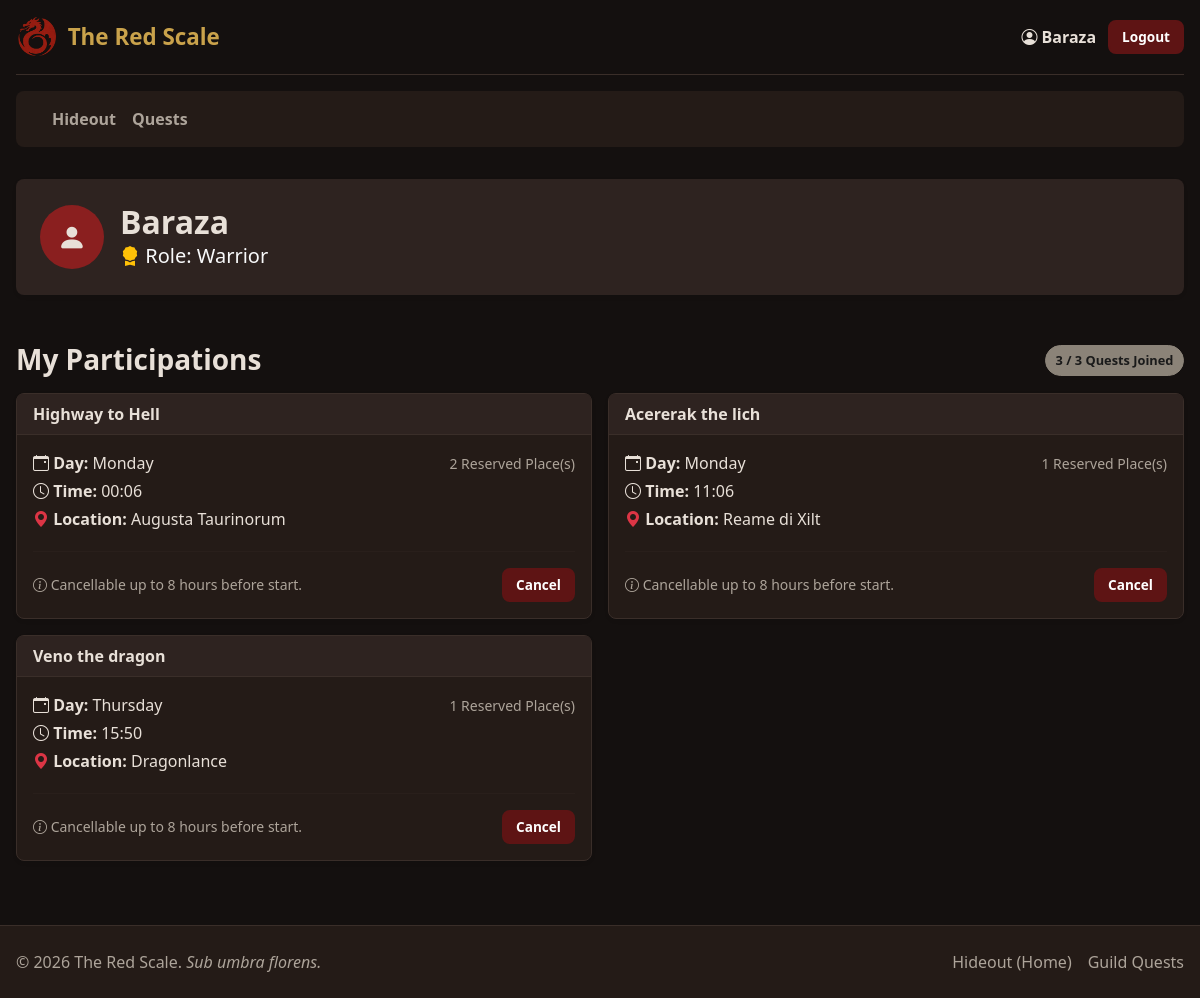
Page /profile (signed in) on the committed database.
### tables this page shows
CREATE TABLE "users" (
	"id"	INTEGER NOT NULL,
	"name"	TEXT NOT NULL,
	"email"	TEXT NOT NULL UNIQUE,
	"password"	TEXT NOT NULL,
	"role"	INTEGER,
	"priority"	INTEGER NOT NULL,
	PRIMARY KEY("id" AUTOINCREMENT)
);

CREATE TABLE "participations" (
	"id"	INTEGER NOT NULL UNIQUE,
	"user_id"	INTEGER NOT NULL,
	"session_id"	INTEGER NOT NULL,
	"role"	INTEGER NOT NULL,
	"places"	INTEGER NOT NULL,
	PRIMARY KEY("id" AUTOINCREMENT),
	FOREIGN KEY("session_id") REFERENCES "sessions"("quest_id"),
	FOREIGN KEY("user_id") REFERENCES "users"("id")
);

CREATE TABLE "quests" (
	"id"	INTEGER NOT NULL UNIQUE,
	"title"	TEXT NOT NULL,
	"duration"	INTEGER NOT NULL,
	"type"	TEXT NOT NULL,
	"difficulty"	TEXT NOT NULL,
	"description"	TEXT NOT NULL,
	"img"	TEXT NOT NULL,
	PRIMARY KEY("id" AUTOINCREMENT)
);

### app.py (the view)
@app.route("/profile")
@login_required
def profile():
    if current_user.priority == 1:
        stats = quests_dao.get_master_statistics()
        sessions = quests_dao.get_master_sessions()
        most_requested_roles = quests_dao.get_most_requested_role_per_session()
        for session in sessions:
            session_start = get_next_session_datetime(session['day'], session['time'])
            time_diff = session_start - datetime.now()
            session['time_locked'] = time_diff < timedelta(hours=8)
            identificativo = session.get('session_id', session.get('id', 0))
            session['most_requested_role'] = most_requested_roles.get(identificativo, "None yet")
        return render_template("profile.html", stats=stats, sessions=sessions)
    elif current_user.priority == 0:
        participations = quests_dao.get_user_participations(current_user.id)
        return render_template("profile.html", participations=participations)
    else:
        return redirect(url_for("council_dashboard"))

### app.py (called while the page is built)
@login_manager.user_loader
def load_user(user_id):
    db_user = users_dao.get_user_by_id(user_id)
    if db_user:
        return User(
            id=db_user["id"],
            name=db_user["name"],
            email=db_user["email"],
            password=db_user["password"],
            role=db_user["role"],
            priority=db_user["priority"]
        )
    return None

### quests_dao.py (called while the page is built)
def get_db_connection():
    conn = sqlite3.connect(DB_NAME)
    conn.row_factory = sqlite3.Row
    return conn

def get_user_participations(user_id):
    query = """
        SELECT p.id as part_id, q.title, s.day, s.time, s.location, p.role, p.places
        FROM participations p
        JOIN sessions s ON p.session_id = s.id
        JOIN quests q ON s.quest_id = q.id
        WHERE p.user_id = ?
        ORDER BY s.day, s.time
    """
    conn = get_db_connection()
    cursor = conn.cursor()
    cursor.execute(query, (user_id,))
    participations = cursor.fetchall()
    conn.close()
    return participations

### users_dao.py (called while the page is built)
def get_user_by_id(user_id):
    query = "SELECT * FROM users WHERE id = ?"
    conn = sqlite3.connect(DB_NAME)
    conn.row_factory = sqlite3.Row
    cursor = conn.cursor()
    cursor.execute(query, (user_id,))
    db_user = cursor.fetchone()
    conn.commit()
    cursor.close()
    conn.close()
    return db_user

### templates/profile.html (shortened to what this page needs)
{% extends 'base.html' %}
{% block content %}
<div class="col-12 mb-4">
  <div class="card shadow-sm border-0 bg-dark text-white">
    <div class="card-body d-flex align-items-center gap-3 p-4">
      <div class="cult-avatar">
        <i class="bi bi-person-fill"></i>
      </div>
      <div>
        <h2 class="mb-0 fw-bold">{{ current_user.name }}</h2>
        <p class="mb-0 text-light fs-5">
          {% if current_user.priority == 0%}
          <i class="bi bi-award-fill text-warning"></i>
          Role: <span class="text-capitalize">{% if current_user.role == 1 %} Warrior {% elif current_user.role == 2%}
            Mage {% else %} Healer {% endif %}</span>
          {% endif %}
        </p>
      </div>
    </div>
  </div>
</div>
{% if current_user.priority == 1 %}
<div class="col-12">
  <h3 class="mb-3"><i class="bi bi-journal-bookmark-fill"></i> Scheduled Quest Sessions</h3>
  <p class="text-muted">Manage your weekly program and view participation statistics.</p>
  {% if sessions %}
  <div class="row row-cols-1 g-4">
    {% for session in sessions %}
    <div class="col">
      <div class="card shadow-sm border-secondary">
        <div class="card-header bg-light d-flex justify-content-between align-items-center">
          <h5 class="mb-0 text-primary fw-bold">{{ session.title }}</h5>
          <span class="cult-badge badge-dark">{{ session.day }} - {{ session.time }}</span>
        </div>
        <div class="card-body row">
          <div class="col-md-5 border-end">
            <p><i class="bi bi-geo-alt-fill text-danger"></i> <strong>Location:</strong> {{ session.location }}</p>
            <div class="mt-3">
              {% if session.total_participants > 0 %}
              <button class="btn-cult btn-cult-outline btn-cult-sm" disabled title="Cannot modify: adventurers have joined">
                <i class="bi bi-lock-fill"></i> Locked (Has Participants)
              </button>
              {% elif session.time_locked %}
              <button class="btn-cult btn-cult-outline btn-cult-sm" disabled title="Cannot modify: starts in less than 8 hours">
                <i class="bi bi-clock-history"></i> Locked (Starts Soon)
              </button>
              {% else %}
              <a href="{{ url_for('edit_session', session_id=session.session_id) }}" class="btn-cult btn-cult-secondary btn-cult-sm">
                <i class="bi bi-pencil"></i> Edit
              </a>
              <a href="{{ url_for('delete_session', session_id=session.session_id) }}"
                class="btn-cult btn-cult-danger-outline btn-cult-sm">
                <i class="bi bi-trash"></i> Cancel
              </a>
              {% endif %}
            </div>
          </div>
          <div class="col-md-7 ps-md-4 mt-3 mt-md-0">
            <h6 class="fw-bold"><i class="bi bi-bar-chart-fill"></i> Session Statistics</h6>
            <ul class="list-unstyled mb-0 small">
              <li class="mb-1">
                <strong>Total Reserved Places:</strong>
                <span class="cult-badge badge-gold">{{ session.total_participants }}</span>
              </li>
              <li class="mb-2">
                <strong>Most Requested Role:</strong>
                <span class="cult-badge badge-ash">{{ session.most_requested_role }}</span>
              </li>
              <li class="mt-2 text-muted"><strong>Remaining Places:</strong></li>
              <li>
                Warrior: <span class="cult-badge badge-ash">{{ session.rem_warrior }}</span> |
                Mage: <span class="cult-badge badge-ash">{{ session.rem_mage }}</span> |
                Healer: <span class="cult-badge badge-ash">{{ session.rem_healer }}</span>
              </li>
            </ul>
          </div>
        </div>
      </div>
    </div>
    {% endfor %}
  </div>
  {% else %}
  <div class="alert alert-info">You have not scheduled any sessions yet.</div>
  {% endif %}
</div>
{% elif current_user.priority == 0 %}
<div class="col-12">
  <div class="d-flex justify-content-between align-items-center mb-3">
    <h3 class="mb-0"> My Participations</h3>
    <span class="cult-badge badge-ash">{{ participations|length }} / 3 Quests Joined</span>
  </div>
  {% if participations %}
  <div class="row row-cols-1 row-cols-lg-2 g-3">
    {% for part in participations %}
    <div class="col">
      <div class="card shadow-sm h-100 border-primary">
        <div class="card-header bg-primary text-white d-flex justify-content-between align-items-center">
          <strong>{{ part.title }}</strong>
        </div>
        <div class="card-body">
          <div class="d-flex justify-content-between mb-3">
            <div>
              <p class="mb-1"><i class="bi bi-calendar-event"></i> <strong>Day:</strong> {{ part.day }}</p>
              <p class="mb-1"><i class="bi bi-clock"></i> <strong>Time:</strong> {{ part.time }}</p>
              <p class="mb-1"><i class="bi bi-geo-alt-fill text-danger"></i> <strong>Location:</strong> {{ part.location }}</p>
            </div>
            <div class="text-end">
              <small class="text-muted">{{ part.places }} Reserved Place(s)</small>
            </div>
          </div>
          <hr>
          <div class="d-flex justify-content-between align-items-center">
            <small class="text-muted"><i class="bi bi-info-circle"></i> Cancellable up to 8 hours before start.</small>
            <a href="{{ url_for('cancel_participation', part_id=part.part_id) }}" class="btn-cult btn-cult-danger btn-cult-sm"
              onclick="return confirm('Are you sure you want to cancel this participation?');">
              Cancel
            </a>
          </div>
        </div>
      </div>
    </div>
    {% endfor %}
  </div>
  {% else %}
  <div class="alert alert-warning text-center p-5">
    <h5>You haven't joined any quests yet!</h5>
    <p>The guild needs your help. Browse the Quest Board and sign up for an adventure.</p>
    <a href="{{ url_for('all_quests') }}" class="btn-cult btn-cult-primary mt-2">Go to Quest Board</a>
  </div>
  {% endif %}
</div>
{% endif %}
{% endblock %}

### templates/base.html (shortened to what this page needs)
<!DOCTYPE html>
<html lang="en">
<head>
  <link href="https://cdn.jsdelivr.net/npm/bootstrap@5.3.8/dist/css/bootstrap.min.css" rel="stylesheet">
  <link rel="stylesheet" href="https://cdn.jsdelivr.net/npm/bootstrap-icons@1.13.1/font/bootstrap-icons.min.css">
  <link rel="stylesheet" href="{{ url_for('static', filename='styles/styles.css') }}">
</head>
<body class="cult-layout">
  <div class="cult-container">
    <header class="cult-header">
      <a href="{{ url_for('home') }}" class="cult-brand">
        <img src="{{ url_for('static', filename='images/logo.png') }}" alt="The Red Scale Logo">
        <span>The Red Scale</span>
      </a>
      <ul class="cult-auth-menu">
        {% if current_user.is_authenticated %}
          {% if current_user.priority != 2 %}
            <li>
                <a href="{{ url_for('profile') }}" class="cult-user-link">
                    <i class="bi bi-person-circle"></i> {{ current_user.name }}
                </a>
            </li>
          {% elif current_user.priority == 2 %}
            <li>
                <a href="{{ url_for('council_dashboard') }}" class="cult-user-link">
                    <i class="bi bi-person-circle"></i> {{ current_user.name }}
                </a>
            </li>
          {% endif %}
        <li><a href="{{ url_for('logout') }}" class="btn-cult btn-cult-danger btn-cult-sm">Logout</a></li>
        {% endif %}
      </ul>
    </header>
    <nav class="navbar navbar-expand-lg cult-navbar">
      <div class="container-fluid">
        <div class="collapse navbar-collapse" id="navbarNav">
          <ul class="navbar-nav cult-nav-links">
            <li class="nav-item">
              <a class="nav-link {% block active_home %}{% endblock %}" href="{{ url_for('home') }}">Hideout</a>
            </li>
            <li class="nav-item">
              <a class="nav-link {% block active_all_quests %}{% endblock %}" href="{{ url_for('all_quests') }}">Quests</a>
            </li>
          </ul>
        </div>
      </div>
    </nav>
    <main class="cult-main-content">
      {% block content %}
      {% endblock %}
    </main>
  </div>
  <footer class="cult-footer">
    <div class="cult-footer-inner">
      <div class="cult-copyright">
        <span>© 2026 The Red Scale. <i>Sub umbra florens.</i></span>
      </div>
      <div class="cult-footer-nav">
        <ul>
          <li><a href="{{ url_for('home') }}">Hideout (Home)</a></li>
          <li><a href="{{ url_for('all_quests') }}">Guild Quests</a></li>
        </ul>
      </div>
    </div>
  </footer>
</body>
</html>

### static/styles/styles.css (style rules this page uses)
:root { --c-bg: #14100f; --c-bg-alt: #1b1512; --c-surface: #241b17; --c-surface-light: #2e2320; --c-red: #8a1f1f; --c-red-dark: #5e1414; --c-red-light: #b83232; --c-gold: #c9a24b; --c-ash: #8b8378; --c-text: #e8e0d8; --c-text-muted: #ada49a; --c-border: #3a2e29; --radius: 8px; }
body.cult-layout { background-color: var(--c-bg); color: var(--c-text); font-family: system-ui, "Segoe UI", Roboto, sans-serif; min-height: 100vh; display: flex; flex-direction: column; }
.cult-container { flex: 1; display: flex; flex-direction: column; max-width: 1200px; margin: 0 auto; width: 100%; padding: 0 1rem; }
.cult-main-content { flex: 1; display: flex; flex-wrap: wrap; gap: 1.5rem; padding: 2rem 0; }
a { color: var(--c-red-light); text-decoration: none; }
h1, h2, h3, h4, h5, h6 { color: var(--c-text); font-weight: 700; }
.cult-header { display: flex; justify-content: space-between; align-items: center; padding: 1rem 0; border-bottom: 1px solid var(--c-border); }
.cult-brand { display: flex; align-items: center; gap: .6rem; font-size: 1.4rem; font-weight: 700; color: var(--c-gold); }
.cult-brand img { height: 42px; }
.cult-auth-menu { display: flex; align-items: center; gap: .75rem; list-style: none; margin: 0; }
.cult-user-link { color: var(--c-text); font-weight: 600; }
.cult-navbar { background-color: var(--c-surface); border-radius: var(--radius); margin-top: 1rem; padding: .25rem 1rem; }
.cult-nav-links .nav-link { color: var(--c-text-muted); font-weight: 600; padding: .75rem 1rem; }
.cult-footer { background-color: var(--c-surface); border-top: 1px solid var(--c-border); padding: 1.5rem 0; margin-top: 2rem; }
.cult-footer-inner { max-width: 1200px; margin: 0 auto; padding: 0 1rem; display: flex; justify-content: space-between; flex-wrap: wrap; gap: .5rem; color: var(--c-text-muted); }
.cult-footer-nav ul { list-style: none; display: flex; gap: 1rem; margin: 0; padding: 0; }
.cult-footer-nav a { color: var(--c-text-muted); }
.btn-cult { display: inline-flex; align-items: center; justify-content: center; gap: .4rem; padding: .55rem 1.25rem; border-radius: var(--radius); font-weight: 600; border: 2px solid transparent; cursor: pointer; transition: all .15s ease; }
.btn-cult-danger { background-color: var(--c-red-dark); border-color: var(--c-red-dark); color: #fff; }
.btn-cult-sm { padding: .3rem .75rem; font-size: .85rem; }
.border-primary, .border-secondary, .border-danger, .border-info { border-color: var(--c-border) !important; }
.text-white, .text-dark, .text-primary, .text-success { color: var(--c-text) !important; }
.bg-dark, .bg-primary, .bg-light, .bg-secondary { background-color: var(--c-surface-light) !important; }
hr { border-color: var(--c-border); }
.card, .cult-panel { background-color: var(--c-surface); border: 1px solid var(--c-border); border-radius: var(--radius); color: var(--c-text); }
.card-header { border-bottom: 1px solid var(--c-border); color: var(--c-text) !important; }
.card-body { color: var(--c-text); }
.text-muted, .form-text { color: var(--c-text-muted) !important; }
.cult-badge { display: inline-block; padding: .3rem .6rem; border-radius: 20px; font-size: .8rem; font-weight: 600; background-color: var(--c-surface-light); color: var(--c-text); border: 1px solid var(--c-border); }
.badge-ash { background-color: var(--c-ash); color: #1a1a1a; border-color: var(--c-ash); }
.cult-avatar { width: 64px; height: 64px; border-radius: 50%; background-color: var(--c-red); display: flex; align-items: center; justify-content: center; font-size: 1.8rem; }

### rows in the picture
users: name "Baraza"
participations: title "Highway to Hell", day "Monday", time "00:06", location "Augusta Taurinorum", places "2"
participations: title "Acererak the lich", day "Monday", time "11:06", location "Reame di Xilt", places "1"
participations: title "Veno the dragon", day "Thursday", time "15:50", location "Dragonlance", places "1"

### other values in the picture
{{ participations|length }} "3"
